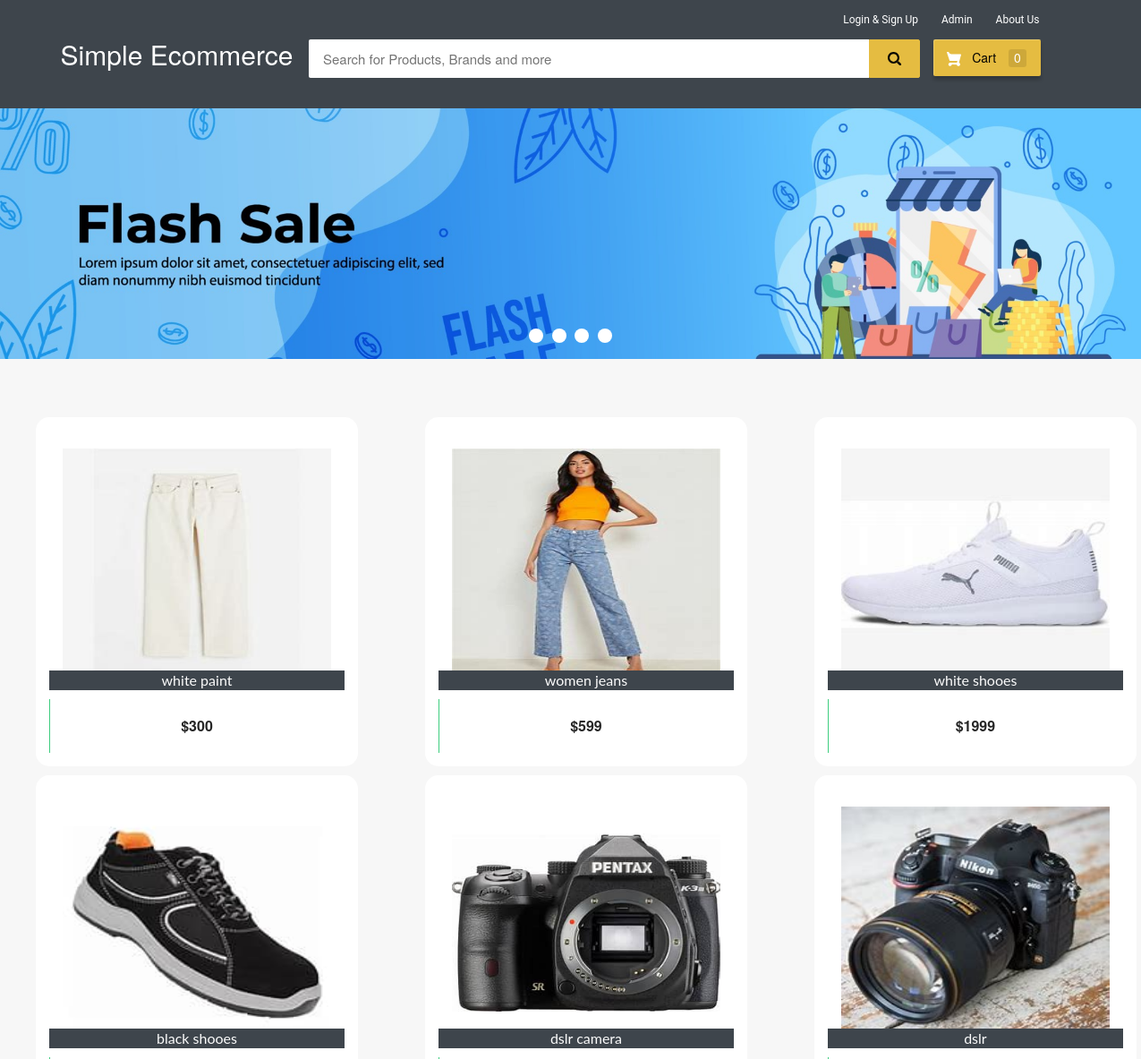
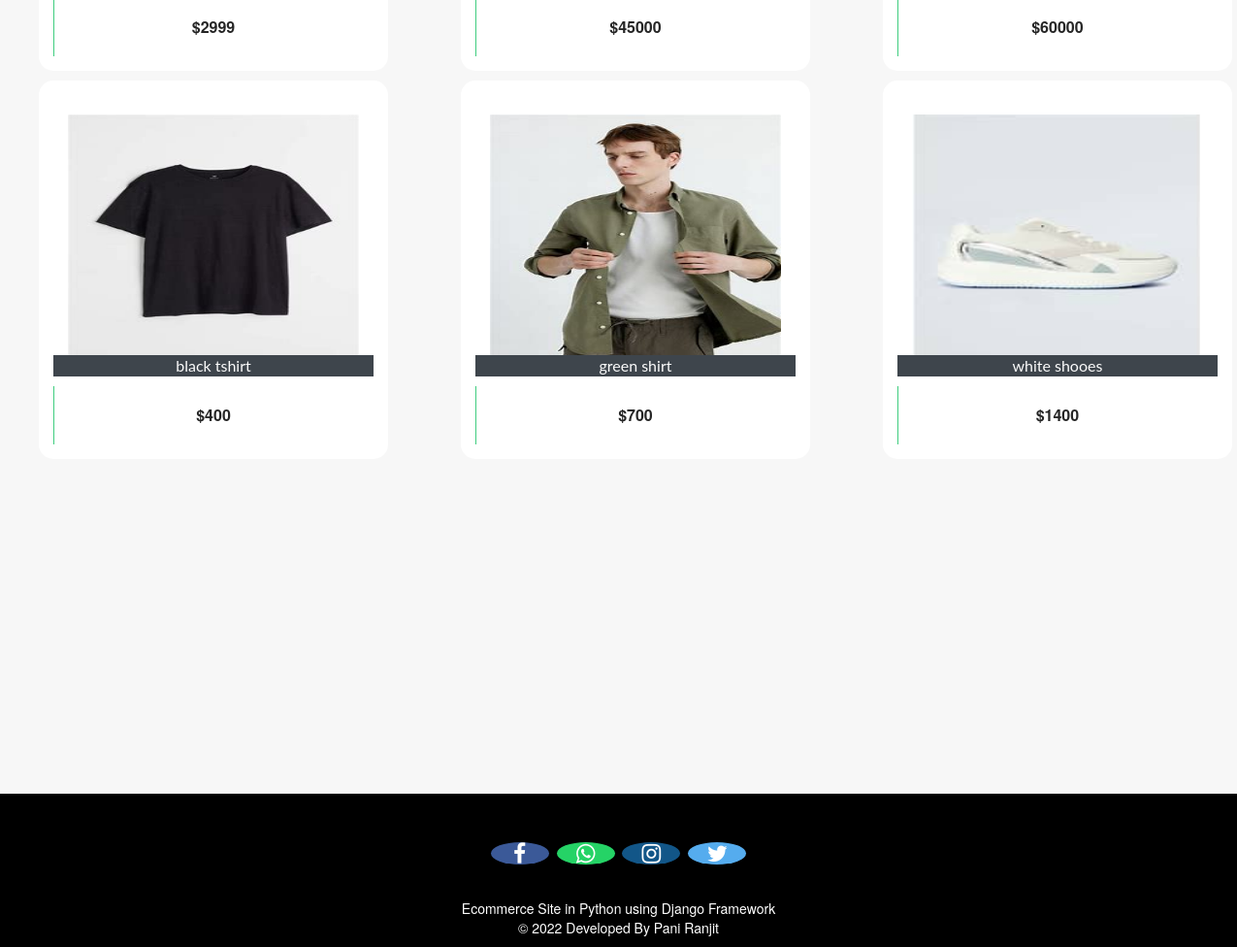
The page / on the database its author committed (2 pictures, top to bottom).
### ecom/models.py (models this page shows, shortened)
class Product(models.Model):
    name=models.CharField(max_length=40)
    product_image= models.ImageField(upload_to='product_image/Customerprofilepic',null=True,blank=True)
    price = models.PositiveIntegerField()
    description=models.CharField(max_length=40)

### ecom/views.py (the view)
# urls.py: path('',views.home_view,name=''),
def home_view(request):
    products=models.Product.objects.all()
    if 'product_ids' in request.COOKIES:
        product_ids = request.COOKIES['product_ids']
        counter=product_ids.split('|')
        product_count_in_cart=len(set(counter))
    else:
        product_count_in_cart=0
    if request.user.is_authenticated:
        return HttpResponseRedirect('afterlogin')
    return render(request,'ecom/index.html',{'products':products,'product_count_in_cart':product_count_in_cart})

### templates/ecom/index.html (shortened to what this page needs)
{% extends 'ecom/homebase.html' %}
{% load static %}
{% block content %}
<div class="row">
  <div class="col-md-12">
    <div class="slider-container">
      <div class="menu">
        <label for="slide-dot-1"></label>
        <label for="slide-dot-2"></label>
        <label for="slide-dot-3"></label>
        <label for="slide-dot-4"></label>
      </div>
        <div class="slide slide-1"></div>
    </div>
  </div>
</div>
{%if products%}
<br>
  <div class="row">
      {% for p in products %}
      <div class="column">
      <div class="container page-wrapper" style="width: 450px;">
        <div class="page-inner">
          <div class="row">
            <div class="el-wrapper">
              <div class="box-up">
                <img class="img" src="{% static p.product_image.url %}" alt="product pic" height="300px" width="300px">
                <div class="img-info">
                  <div class="info-inner">
                    <span style="background-color:#3e454c; color:fbfbfb;"class="p-company">{{p.name}}</span>
                  </div>
                </div>
              </div>
              <div class="box-down">
                <a class="cart" href="{% url 'add-to-cart' p.id  %}">
                  <span class="price">${{p.price}}</span>
                  <span class="add-to-cart">
                    <span class="txt"><i class="fa fa-shopping-cart"></i> Add To Cart</span>
                  </span>
                </a>
              </div>
            </div>
          </div>
        </div>
      </div>
      </div>
{% if forloop.counter|divisibleby:"3" %}
    </div>
    <div class="row">
          <br><br><br><br><br>
{% endif %}
  {% endfor %}
</div>
{%else%}
<h3 style="text-align:center; color:#3E454C;">No Search Found</h3>
{%endif%}
<br><br><br>
<br><br><br><br><br><br><br><br><br><br><br><br>
{% endblock content %}

### templates/ecom/homebase.html (shortened to what this page needs)
<html>
{% load static %}
<head>
<link rel="stylesheet" href="https://maxcdn.bootstrapcdn.com/bootstrap/3.3.0/css/bootstrap.min.css">
<link rel="stylesheet" href="https://maxcdn.bootstrapcdn.com/font-awesome/4.7.0/css/font-awesome.min.css">
</head>
<body>
  {%if request.user.is_authenticated%}
    {% include "ecom/customer_navbar.html" %}
  {%else%}
  <div id="navbar">
    <div class="container">
        <div class="row row1">
            <ul class="largenav pull-right">
              <li class="upper-links dropdown"><a class="links" href="">Login & Sign Up</a>
              </li>
                <li class="upper-links"><a class="links" href="/adminclick">Admin</a></li>
                <li class="upper-links"><a class="links" href="/aboutus">About Us</a></li>
            </ul>
        </div>
        <div class="row row2">
            <div class="col-sm-3">
                <h2 style="margin:0px;"><a style="text-decoration:none; color:white;" href="/"><span class="largenav">Simple Ecommerce </span></a></h2>
            </div>
            <div class="navbar-search smallsearch col-sm-7 col-xs-11">
              <form  action="/search" method="get">
                <div class="row"> <input class="navbar-input col-xs-11" type="search" placeholder="Search for Products, Brands and more" name="query" id="query">
                  <button class="navbar-button col-xs-1" type="submit">
                  </button>
                </div>
              </form>
            </div>
            <div class="cart1 largenav col-sm-2"> <a class="cart-button" href="/cart">  Cart <span class="item-number ">{{ product_count_in_cart }}</span> </a> </div>
        </div>
    </div>
</div>
  {%endif%}
{% block content %}
{% endblock content %}
<br><br><br>
<footer>
  <br>
  <p>
    <a href="#" class="fa fa-facebook"></a>
    <a href="#" class="fa fa-whatsapp"></a>
    <a href="#" class="fa fa-instagram"></a>
    <a href="#" class="fa fa-twitter"></a>
  </p>
  <br>
  <div class="container">
    <div class="row">
      <div class="col-md-12 col-sm-12">
        <div style="color:#ffffff;" class="wow fadeInUp footer-copyright">
          <p>Ecommerce Site in Python using Django Framework<br>
            &copy; 2022 Developed By Pani Ranjit </p>
        </div>
      </div>
    </div>
  </div>
</footer>
</body>
</html>

### templates/ecom/homebase.html (style rules this page uses)
body { background-color: #f7f7f7; }
#navbar { background-color: #3e454c; color: black; }
.row1 { padding-top: 10px; padding-right: 50px }
.row2 { padding-bottom: 20px }
.navbar-input { padding: 11px 16px; border-radius: 2px 0 0 2px; border: 0 none; outline: 0 none; font-size: 15px }
.navbar-button { background-color: #e5bc41; border: 1px solid #e5bc41; border-radius: 0 2px 2px 0; color: #565656; padding: 10px 0; height: 43px; cursor: pointer }
.cart-button { background-color: #E5BC41; box-shadow: 0 4px 4px 0 rgba(0, 0, 0, .23), inset 1px 1px 0 0 hsla(0, 0%, 100%, .2); padding: 10px 0; text-align: center; height: 41px; border-radius: 2px; font-weight: 500; width: 120px; display: inline-block; color: #FFFFFF; text-decoration: none; color: inherit; border: none; outline: none }
.cart-svg { display: inline-block; width: 16px; height: 16px; vertical-align: middle; margin-right: 8px }
.item-number { border-radius: 3px; background-color: rgba(0, 0, 0, .1); height: 20px; padding: 3px 6px; font-weight: 500; display: inline-block; color: #fff; line-height: 12px; margin-left: 10px }
.upper-links { display: inline-block; padding: 0 11px; line-height: 23px; font-family: 'Roboto', sans-serif; letter-spacing: 0; color: inherit; border: none; outline: none; font-size: 12px }
.dropdown { position: relative; display: inline-block; margin-bottom: 0px }
.links { color: #fff; text-decoration: none }
.largenav { display: none }
.smallsearch { margin-left: 15px; margin-top: 15px }
.menu { cursor: pointer }
footer { padding: 0px 0px 0px 0px; background-color: black; margin: 0px; }
.fa { font-size: 23px; width: 60px; text-align: center; text-decoration: none; margin: 5px 2px; border-radius: 50%; }
.fa-facebook { background: #3B5998; color: white; margin-top: 30px; }
.fa-whatsapp { background: #25d366; color: white; }
.fa-twitter { background: #55ACEE; color: white; }
.fa-instagram { background: #125688; color: white; }
p { text-align: center; }
@media screen and (min-width: 768px) { .largenav { display: block } }
@media screen and (min-width: 768px) { .smallsearch { margin: 0px } }

### rows shown on the page
Product: product_image (picture), name "white paint", price "300"
Product: product_image (picture), name "women jeans", price "599"
Product: product_image (picture), name "white shooes", price "1999"
Product: product_image (picture), name "black shooes", price "2999"
Product: product_image (picture), name "dslr camera", price "45000"
Product: product_image (picture), name "dslr", price "60000"
Product: product_image (picture), name "black tshirt", price "400"
Product: product_image (picture), name "green shirt", price "700"
Product: product_image (picture), name "white shooes", price "1400"

### other values the page prints
{{ product_count_in_cart }} "0"
